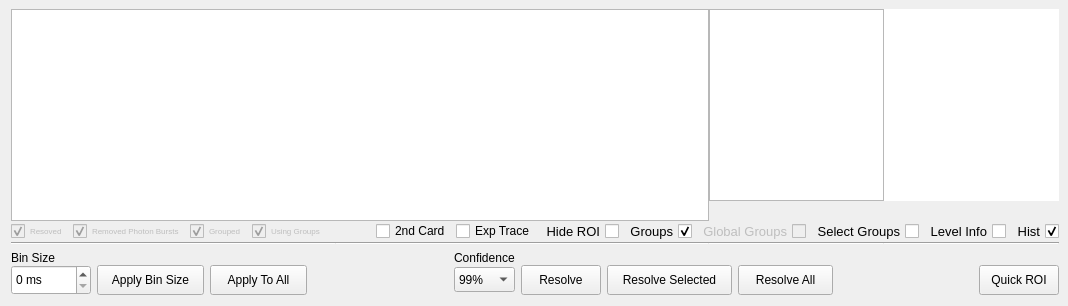
      <widget class="QWidget" name="tabIntensity">
       <property name="enabled">
        <bool>true</bool>
       </property>
       <property name="autoFillBackground">
        <bool>true</bool>
       </property>
       <attribute name="icon">
        <iconset resource="../icons.qrc">
         <normaloff>:/icons/icons/intensity.png</normaloff>:/icons/icons/intensity.png</iconset>
       </attribute>
       <attribute name="title">
        <string>Intensity</string>
       </attribute>
       <layout class="QGridLayout" name="gridLayout">
        <property name="topMargin">
         <number>9</number>
        </property>
        <property name="rightMargin">
         <number>9</number>
        </property>
        <item row="5" column="0">
         <layout class="QGridLayout" name="layInt_Buttons">
          <property name="verticalSpacing">
           <number>0</number>
          </property>
          <item row="1" column="0">
           <widget class="QSpinBox" name="spbBinSize">
            <property name="sizePolicy">
             <sizepolicy hsizetype="Preferred" vsizetype="Fixed">
              <horstretch>0</horstretch>
              <verstretch>0</verstretch>
             </sizepolicy>
            </property>
            <property name="minimumSize">
             <size>
              <width>80</width>
              <height>30</height>
             </size>
            </property>
            <property name="suffix">
             <string> ms</string>
            </property>
            <property name="prefix">
             <string/>
            </property>
            <property name="maximum">
             <number>9999</number>
            </property>
           </widget>
          </item>
          <item row="1" column="1">
           <widget class="QPushButton" name="btnApplyBin">
            <property name="sizePolicy">
             <sizepolicy hsizetype="Fixed" vsizetype="Fixed">
              <horstretch>0</horstretch>
              <verstretch>0</verstretch>
             </sizepolicy>
            </property>
            <property name="minimumSize">
             <size>
              <width>107</width>
              <height>30</height>
             </size>
            </property>
            <property name="text">
             <string>Apply Bin Size</string>
            </property>
            <property name="icon">
             <iconset resource="../icons.qrc">
              <normaloff>:/icons/icons/apply-one.png</normaloff>:/icons/icons/apply-one.png</iconset>
            </property>
            <property name="iconSize">
             <size>
              <width>25</width>
              <height>25</height>
             </size>
            </property>
           </widget>
          </item>
          <item row="1" column="3">
           <spacer name="spcInt_Buttons">
            <property name="orientation">
             <enum>Qt::Horizontal</enum>
            </property>
            <property name="sizeType">
             <enum>QSizePolicy::Expanding</enum>
            </property>
            <property name="sizeHint" stdset="0">
             <size>
              <width>40</width>
              <height>20</height>
             </size>
            </property>
           </spacer>
          </item>
          <item row="0" column="0">
           <widget class="QLabel" name="lblInt_Bin_Size">
            <property name="font">
             <font>
              <weight>50</weight>
              <bold>false</bold>
              <underline>false</underline>
             </font>
            </property>
            <property name="text">
             <string>Bin Size</string>
            </property>
            <property name="alignment">
             <set>Qt::AlignLeading|Qt::AlignLeft|Qt::AlignVCenter</set>
            </property>
           </widget>
          </item>
          <item row="1" column="5">
           <widget class="QPushButton" name="btnResolve">
            <property name="sizePolicy">
             <sizepolicy hsizetype="Fixed" vsizetype="Fixed">
              <horstretch>0</horstretch>
              <verstretch>0</verstretch>
             </sizepolicy>
            </property>
            <property name="minimumSize">
             <size>
              <width>80</width>
              <height>30</height>
             </size>
            </property>
            <property name="text">
             <string>Resolve</string>
            </property>
            <property name="icon">
             <iconset resource="../icons.qrc">
              <normaloff>:/icons/icons/resolve-current.png</normaloff>:/icons/icons/resolve-current.png</iconset>
            </property>
            <property name="iconSize">
             <size>
              <width>25</width>
              <height>25</height>
             </size>
            </property>
           </widget>
          </item>
          <item row="1" column="6">
           <widget class="QPushButton" name="btnResolve_Selected">
            <property name="sizePolicy">
             <sizepolicy hsizetype="Fixed" vsizetype="Fixed">
              <horstretch>0</horstretch>
              <verstretch>0</verstretch>
             </sizepolicy>
            </property>
            <property name="minimumSize">
             <size>
              <width>125</width>
              <height>30</height>
             </size>
            </property>
            <property name="text">
             <string>Resolve Selected</string>
            </property>
            <property name="icon">
             <iconset resource="../icons.qrc">
              <normaloff>:/icons/icons/resolve-selected.png</normaloff>:/icons/icons/resolve-selected.png</iconset>
            </property>
            <property name="iconSize">
             <size>
              <width>25</width>
              <height>25</height>
             </size>
            </property>
           </widget>
          </item>
          <item row="1" column="2">
           <widget class="QPushButton" name="btnApplyBinAll">
            <property name="sizePolicy">
             <sizepolicy hsizetype="Fixed" vsizetype="Fixed">
              <horstretch>0</horstretch>
              <verstretch>0</verstretch>
             </sizepolicy>
            </property>
            <property name="minimumSize">
             <size>
              <width>97</width>
              <height>30</height>
             </size>
            </property>
            <property name="text">
             <string>Apply To All</string>
            </property>
            <property name="icon">
             <iconset resource="../icons.qrc">
              <normaloff>:/icons/icons/apply-all.png</normaloff>:/icons/icons/apply-all.png</iconset>
            </property>
            <property name="iconSize">
             <size>
              <width>25</width>
              <height>25</height>
             </size>
            </property>
           </widget>
          </item>
          <item row="1" column="7">
           <widget class="QPushButton" name="btnResolveAll">
            <property name="sizePolicy">
             <sizepolicy hsizetype="Fixed" vsizetype="Fixed">
              <horstretch>0</horstretch>
              <verstretch>0</verstretch>
             </sizepolicy>
            </property>
            <property name="minimumSize">
             <size>
              <width>95</width>
              <height>30</height>
             </size>
            </property>
            <property name="text">
             <string>Resolve All</string>
            </property>
            <property name="icon">
             <iconset resource="../icons.qrc">
              <normaloff>:/icons/icons/resolve-all.png</normaloff>:/icons/icons/resolve-all.png</iconset>
            </property>
            <property name="iconSize">
             <size>
              <width>25</width>
              <height>25</height>
             </size>
            </property>
           </widget>
          </item>
          <item row="1" column="4">
           <widget class="QComboBox" name="cmbConfIndex">
            <property name="sizePolicy">
             <sizepolicy hsizetype="Preferred" vsizetype="Fixed">
              <horstretch>0</horstretch>
              <verstretch>0</verstretch>
             </sizepolicy>
            </property>
            <property name="minimumSize">
             <size>
              <width>0</width>
              <height>25</height>
             </size>
            </property>
            <item>
             <property name="text">
              <string>99%</string>
             </property>
            </item>
            <item>
             <property name="text">
              <string>95%</string>
             </property>
            </item>
            <item>
             <property name="text">
              <string>90%</string>
             </property>
            </item>
            <item>
             <property name="text">
              <string>69%</string>
             </property>
            </item>
           </widget>
          </item>
          <item row="0" column="4">
           <widget class="QLabel" name="lblInt_Confidence">
            <property name="text">
             <string>Confidence</string>
            </property>
            <property name="alignment">
             <set>Qt::AlignLeading|Qt::AlignLeft|Qt::AlignVCenter</set>
            </property>
           </widget>
          </item>
          <item row="1" column="8">
           <spacer name="spcInt_Buttons_2">
            <property name="orientation">
             <enum>Qt::Horizontal</enum>
            </property>
            <property name="sizeType">
             <enum>QSizePolicy::Expanding</enum>
            </property>
            <property name="sizeHint" stdset="0">
             <size>
              <width>40</width>
              <height>20</height>
             </size>
            </property>
           </spacer>
          </item>
          <item row="1" column="9">
           <widget class="QPushButton" name="btnQuickROI">
            <property name="sizePolicy">
             <sizepolicy hsizetype="Fixed" vsizetype="Fixed">
              <horstretch>0</horstretch>
              <verstretch>0</verstretch>
             </sizepolicy>
            </property>
            <property name="minimumSize">
             <size>
              <width>80</width>
              <height>30</height>
             </size>
            </property>
            <property name="text">
             <string>Quick ROI</string>
            </property>
            <property name="icon">
             <iconset resource="../icons.qrc">
              <normaloff>:/icons/icons/quick-roi.png</normaloff>:/icons/icons/quick-roi.png</iconset>
            </property>
            <property name="iconSize">
             <size>
              <width>25</width>
              <height>25</height>
             </size>
            </property>
           </widget>
          </item>
         </layout>
        </item>
        <item row="0" column="0">
         <layout class="QGridLayout" name="layInt_Plots">
          <property name="leftMargin">
           <number>0</number>
          </property>
          <property name="topMargin">
           <number>0</number>
          </property>
          <property name="rightMargin">
           <number>0</number>
          </property>
          <property name="bottomMargin">
           <number>0</number>
          </property>
          <property name="spacing">
           <number>0</number>
          </property>
          <item row="1" column="3" colspan="3">
           <layout class="QHBoxLayout" name="layInt_Chbs">
            <property name="spacing">
             <number>5</number>
            </property>
            <item>
             <spacer name="horizontalSpacer_2">
              <property name="orientation">
               <enum>Qt::Horizontal</enum>
              </property>
              <property name="sizeHint" stdset="0">
               <size>
                <width>40</width>
                <height>20</height>
               </size>
              </property>
             </spacer>
            </item>
            <item>
             <widget class="QCheckBox" name="chbSecondCard">
              <property name="text">
               <string>2nd Card</string>
              </property>
             </widget>
            </item>
            <item>
             <widget class="QCheckBox" name="chbInt_Exp_Trace">
              <property name="text">
               <string>Exp Trace</string>
              </property>
             </widget>
            </item>
            <item>
             <widget class="QCheckBox" name="chbInt_Show_ROI">
              <property name="sizePolicy">
               <sizepolicy hsizetype="Minimum" vsizetype="Minimum">
                <horstretch>0</horstretch>
                <verstretch>0</verstretch>
               </sizepolicy>
              </property>
              <property name="font">
               <font>
                <pointsize>10</pointsize>
               </font>
              </property>
              <property name="layoutDirection">
               <enum>Qt::RightToLeft</enum>
              </property>
              <property name="text">
               <string>Hide ROI</string>
              </property>
              <property name="iconSize">
               <size>
                <width>16</width>
                <height>16</height>
               </size>
              </property>
              <property name="checked">
               <bool>false</bool>
              </property>
              <property name="tristate">
               <bool>true</bool>
              </property>
             </widget>
            </item>
            <item>
             <widget class="QCheckBox" name="chbInt_Show_Groups">
              <property name="sizePolicy">
               <sizepolicy hsizetype="Minimum" vsizetype="Minimum">
                <horstretch>0</horstretch>
                <verstretch>0</verstretch>
               </sizepolicy>
              </property>
              <property name="font">
               <font>
                <pointsize>10</pointsize>
               </font>
              </property>
              <property name="layoutDirection">
               <enum>Qt::RightToLeft</enum>
              </property>
              <property name="text">
               <string>Groups</string>
              </property>
              <property name="iconSize">
               <size>
                <width>16</width>
                <height>16</height>
               </size>
              </property>
              <property name="checked">
               <bool>true</bool>
              </property>
             </widget>
            </item>
            <item>
             <widget class="QCheckBox" name="chbInt_Show_Global_Groups">
              <property name="enabled">
               <bool>false</bool>
              </property>
              <property name="sizePolicy">
               <sizepolicy hsizetype="Minimum" vsizetype="Minimum">
                <horstretch>0</horstretch>
                <verstretch>0</verstretch>
               </sizepolicy>
              </property>
              <property name="font">
               <font>
                <pointsize>10</pointsize>
               </font>
              </property>
              <property name="layoutDirection">
               <enum>Qt::RightToLeft</enum>
              </property>
              <property name="text">
               <string>Global Groups</string>
              </property>
              <property name="iconSize">
               <size>
                <width>16</width>
                <height>16</height>
               </size>
              </property>
              <property name="checked">
               <bool>false</bool>
              </property>
             </widget>
            </item>
            <item>
             <widget class="QCheckBox" name="chbInt_Select_Groups">
              <property name="sizePolicy">
               <sizepolicy hsizetype="Minimum" vsizetype="Minimum">
                <horstretch>0</horstretch>
                <verstretch>0</verstretch>
               </sizepolicy>
              </property>
              <property name="font">
               <font>
                <pointsize>10</pointsize>
               </font>
              </property>
              <property name="layoutDirection">
               <enum>Qt::RightToLeft</enum>
              </property>
              <property name="text">
               <string>Select Groups</string>
              </property>
              <property name="iconSize">
               <size>
                <width>16</width>
                <height>16</height>
               </size>
              </property>
              <property name="checked">
               <bool>false</bool>
              </property>
             </widget>
            </item>
            <item>
             <widget class="QCheckBox" name="chbInt_Show_Level_Info">
              <property name="sizePolicy">
               <sizepolicy hsizetype="Minimum" vsizetype="Minimum">
                <horstretch>0</horstretch>
                <verstretch>0</verstretch>
               </sizepolicy>
              </property>
              <property name="font">
               <font>
                <pointsize>10</pointsize>
               </font>
              </property>
              <property name="layoutDirection">
               <enum>Qt::RightToLeft</enum>
              </property>
              <property name="text">
               <string>Level Info</string>
              </property>
              <property name="iconSize">
               <size>
                <width>16</width>
                <height>16</height>
               </size>
              </property>
              <property name="checked">
               <bool>false</bool>
              </property>
             </widget>
            </item>
            <item>
             <widget class="QCheckBox" name="chbInt_Show_Hist">
              <property name="sizePolicy">
               <sizepolicy hsizetype="Minimum" vsizetype="Minimum">
                <horstretch>0</horstretch>
                <verstretch>0</verstretch>
               </sizepolicy>
              </property>
              <property name="font">
               <font>
                <pointsize>10</pointsize>
               </font>
              </property>
              <property name="layoutDirection">
               <enum>Qt::RightToLeft</enum>
              </property>
              <property name="text">
               <string>Hist</string>
              </property>
              <property name="iconSize">
               <size>
                <width>16</width>
                <height>16</height>
               </size>
              </property>
              <property name="checked">
               <bool>true</bool>
              </property>
             </widget>
            </item>
           </layout>
          </item>
          <item row="3" column="3">
           <widget class="Line" name="lineInt_4">
            <property name="sizePolicy">
             <sizepolicy hsizetype="Expanding" vsizetype="Fixed">
              <horstretch>0</horstretch>
              <verstretch>0</verstretch>
             </sizepolicy>
            </property>
            <property name="orientation">
             <enum>Qt::Horizontal</enum>
            </property>
           </widget>
          </item>
          <item row="0" column="4">
           <widget class="QWidget" name="wdgInt_Hist_Container" native="true">
            <property name="sizePolicy">
             <sizepolicy hsizetype="Fixed" vsizetype="Preferred">
              <horstretch>0</horstretch>
              <verstretch>0</verstretch>
             </sizepolicy>
            </property>
            <property name="maximumSize">
             <size>
              <width>175</width>
              <height>16777215</height>
             </size>
            </property>
            <layout class="QVBoxLayout" name="verticalLayout_14">
             <property name="spacing">
              <number>0</number>
             </property>
             <property name="leftMargin">
              <number>0</number>
             </property>
             <property name="topMargin">
              <number>0</number>
             </property>
             <property name="rightMargin">
              <number>0</number>
             </property>
             <property name="bottomMargin">
              <number>0</number>
             </property>
             <item>
              <widget class="PlotWidget" name="pgInt_Hist_PlotWidget">
               <property name="sizePolicy">
                <sizepolicy hsizetype="Fixed" vsizetype="Expanding">
                 <horstretch>0</horstretch>
                 <verstretch>0</verstretch>
                </sizepolicy>
               </property>
               <property name="maximumSize">
                <size>
                 <width>175</width>
                 <height>16777215</height>
                </size>
               </property>
              </widget>
             </item>
             <item>
              <spacer name="spcInt_Hist_Align">
               <property name="orientation">
                <enum>Qt::Vertical</enum>
               </property>
               <property name="sizeType">
                <enum>QSizePolicy::Fixed</enum>
               </property>
               <property name="sizeHint" stdset="0">
                <size>
                 <width>20</width>
                 <height>20</height>
                </size>
               </property>
              </spacer>
             </item>
            </layout>
           </widget>
          </item>
          <item row="3" column="2">
           <widget class="Line" name="lineInt_3">
            <property name="sizePolicy">
             <sizepolicy hsizetype="Expanding" vsizetype="Fixed">
              <horstretch>0</horstretch>
              <verstretch>0</verstretch>
             </sizepolicy>
            </property>
            <property name="orientation">
             <enum>Qt::Horizontal</enum>
            </property>
           </widget>
          </item>
          <item row="3" column="0">
           <widget class="Line" name="lineInt_1">
            <property name="sizePolicy">
             <sizepolicy hsizetype="Expanding" vsizetype="Fixed">
              <horstretch>0</horstretch>
              <verstretch>0</verstretch>
             </sizepolicy>
            </property>
            <property name="orientation">
             <enum>Qt::Horizontal</enum>
            </property>
           </widget>
          </item>
          <item row="3" column="1">
           <widget class="Line" name="lineInt_2">
            <property name="sizePolicy">
             <sizepolicy hsizetype="Expanding" vsizetype="Fixed">
              <horstretch>0</horstretch>
              <verstretch>0</verstretch>
             </sizepolicy>
            </property>
            <property name="orientation">
             <enum>Qt::Horizontal</enum>
            </property>
           </widget>
          </item>
          <item row="0" column="0" colspan="4">
           <widget class="PlotWidget" name="pgIntensity_PlotWidget">
            <property name="sizePolicy">
             <sizepolicy hsizetype="Expanding" vsizetype="Expanding">
              <horstretch>0</horstretch>
              <verstretch>0</verstretch>
             </sizepolicy>
            </property>
           </widget>
          </item>
          <item row="3" column="4">
           <widget class="Line" name="lineInt_Hist">
            <property name="sizePolicy">
             <sizepolicy hsizetype="Minimum" vsizetype="Minimum">
              <horstretch>0</horstretch>
              <verstretch>0</verstretch>
             </sizepolicy>
            </property>
            <property name="minimumSize">
             <size>
              <width>175</width>
              <height>0</height>
             </size>
            </property>
            <property name="orientation">
             <enum>Qt::Horizontal</enum>
            </property>
           </widget>
          </item>
          <item row="0" column="5">
           <widget class="QWidget" name="wdgInt_Level_Info_Container" native="true">
            <property name="sizePolicy">
             <sizepolicy hsizetype="Fixed" vsizetype="Preferred">
              <horstretch>0</horstretch>
              <verstretch>0</verstretch>
             </sizepolicy>
            </property>
            <layout class="QVBoxLayout" name="verticalLayout_20">
             <property name="spacing">
              <number>0</number>
             </property>
             <property name="leftMargin">
              <number>0</number>
             </property>
             <property name="topMargin">
              <number>0</number>
             </property>
             <property name="rightMargin">
              <number>0</number>
             </property>
             <property name="bottomMargin">
              <number>0</number>
             </property>
             <item>
              <widget class="QTextBrowser" name="txtLevelInfoInt">
               <property name="sizePolicy">
                <sizepolicy hsizetype="Fixed" vsizetype="Expanding">
                 <horstretch>0</horstretch>
                 <verstretch>0</verstretch>
                </sizepolicy>
               </property>
               <property name="maximumSize">
                <size>
                 <width>175</width>
                 <height>16777215</height>
                </size>
               </property>
               <property name="font">
                <font>
                 <pointsize>8</pointsize>
                 <weight>50</weight>
                 <bold>false</bold>
                </font>
               </property>
               <property name="autoFillBackground">
                <bool>true</bool>
               </property>
               <property name="frameShape">
                <enum>QFrame::NoFrame</enum>
               </property>
               <property name="frameShadow">
                <enum>QFrame::Plain</enum>
               </property>
               <property name="readOnly">
                <bool>true</bool>
               </property>
               <property name="placeholderText">
                <string/>
               </property>
              </widget>
             </item>
             <item>
              <spacer name="spcInt_Level_Info">
               <property name="orientation">
                <enum>Qt::Vertical</enum>
               </property>
               <property name="sizeType">
                <enum>QSizePolicy::Fixed</enum>
               </property>
               <property name="sizeHint" stdset="0">
                <size>
                 <width>20</width>
                 <height>20</height>
                </size>
               </property>
              </spacer>
             </item>
            </layout>
           </widget>
          </item>
          <item row="3" column="5">
           <widget class="Line" name="lineInt_Level">
            <property name="sizePolicy">
             <sizepolicy hsizetype="Minimum" vsizetype="Minimum">
              <horstretch>0</horstretch>
              <verstretch>0</verstretch>
             </sizepolicy>
            </property>
            <property name="minimumSize">
             <size>
              <width>175</width>
              <height>0</height>
             </size>
            </property>
            <property name="orientation">
             <enum>Qt::Horizontal</enum>
            </property>
           </widget>
          </item>
          <item row="1" column="0">
           <layout class="QHBoxLayout" name="layInt_Display">
            <property name="spacing">
             <number>5</number>
            </property>
            <item>
             <widget class="QCheckBox" name="chbInt_Disp_Resolved">
              <property name="enabled">
               <bool>false</bool>
              </property>
              <property name="font">
               <font>
                <pointsize>6</pointsize>
               </font>
              </property>
              <property name="text">
               <string>Resoved</string>
              </property>
              <property name="checked">
               <bool>true</bool>
              </property>
             </widget>
            </item>
            <item>
             <widget class="QCheckBox" name="chbInt_Disp_Photon_Bursts">
              <property name="enabled">
               <bool>false</bool>
              </property>
              <property name="font">
               <font>
                <pointsize>6</pointsize>
               </font>
              </property>
              <property name="text">
               <string>Removed Photon Bursts</string>
              </property>
              <property name="checked">
               <bool>true</bool>
              </property>
             </widget>
            </item>
            <item>
             <widget class="QCheckBox" name="chbInt_Disp_Grouped">
              <property name="enabled">
               <bool>false</bool>
              </property>
              <property name="font">
               <font>
                <pointsize>6</pointsize>
               </font>
              </property>
              <property name="text">
               <string>Grouped</string>
              </property>
              <property name="checked">
               <bool>true</bool>
              </property>
             </widget>
            </item>
            <item>
             <widget class="QCheckBox" name="chbInt_Disp_Using_Groups">
              <property name="enabled">
               <bool>false</bool>
              </property>
              <property name="font">
               <font>
                <pointsize>6</pointsize>
               </font>
              </property>
              <property name="text">
               <string>Using Groups</string>
              </property>
              <property name="checked">
               <bool>true</bool>
              </property>
             </widget>
            </item>
            <item>
             <spacer name="horizontalSpacer">
              <property name="orientation">
               <enum>Qt::Horizontal</enum>
              </property>
              <property name="sizeHint" stdset="0">
               <size>
                <width>10</width>
                <height>20</height>
               </size>
              </property>
             </spacer>
            </item>
           </layout>
          </item>
         </layout>
        </item>
       </layout>
      </widget>
